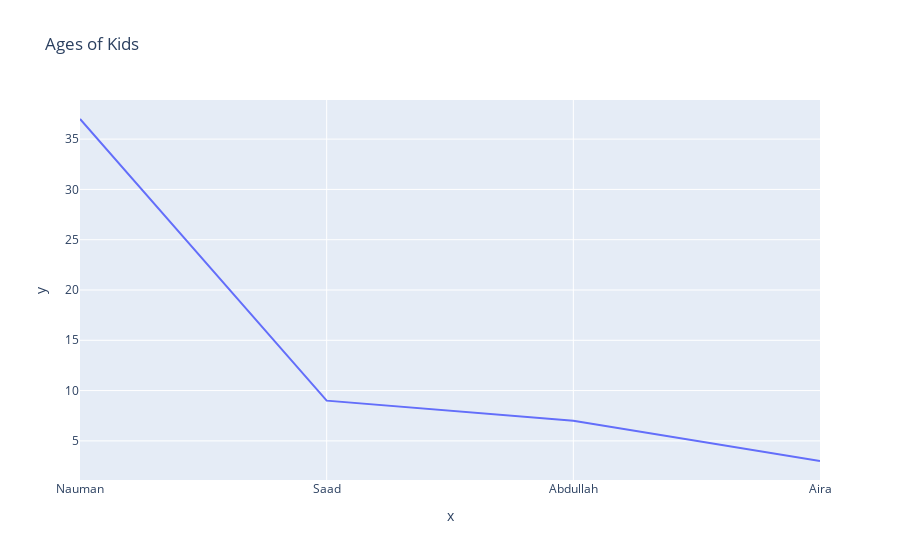

Write notebook code for a chart like this one.
### Code cell
#data
names = ['Nauman', 'Saad', 'Abdullah', 'Aira']
ages = [37, 9, 7, 3]

# import library
import plotly.express as px

# create a plot (line plot)
fig = px.line(x=names, y=ages, title="Ages of Kids")
fig.show()

# save the plot in png file
fig.write_image(r"C:\Users\mnsai\Desktop\Python\AI-and-DS\Output\Plots\01_lineplot.png")

# save as standalone HTML
fig.write_html(r"C:\Users\mnsai\Desktop\Python\AI-and-DS\Output\Plots\01_lineplot.html")

### Figure 1 — Plotly figure (JSON) as saved in the notebook; plotly's stock layout.template omitted (floating-point values rounded to 4 significant figures)
{"data": [{"hovertemplate": "x=%{x}<br>y=%{y}<extra></extra>", "legendgroup": "", "line": {"color": "#636efa", "dash": "solid"}, "marker": {"symbol": "circle"}, "mode": "lines", "name": "", "orientation": "v", "showlegend": false, "type": "scatter", "x": ["Nauman", "Saad", "Abdullah", "Aira"], "xaxis": "x", "y": [37, 9, 7, 3], "yaxis": "y"}], "layout": {"legend": {"tracegroupgap": 0}, "title": {"text": "Ages of Kids"}, "xaxis": {"anchor": "y", "domain": [0, 1], "title": {"text": "x"}}, "yaxis": {"anchor": "x", "domain": [0, 1], "title": {"text": "y"}}}}
